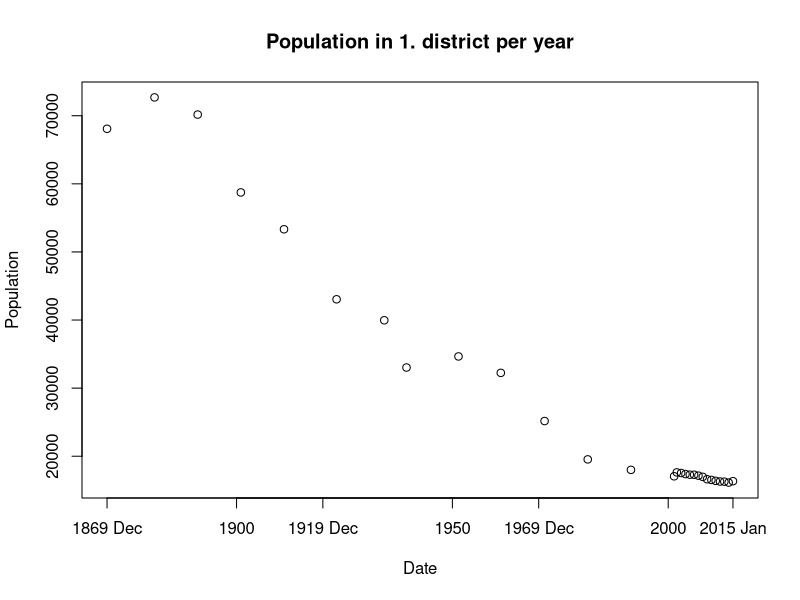
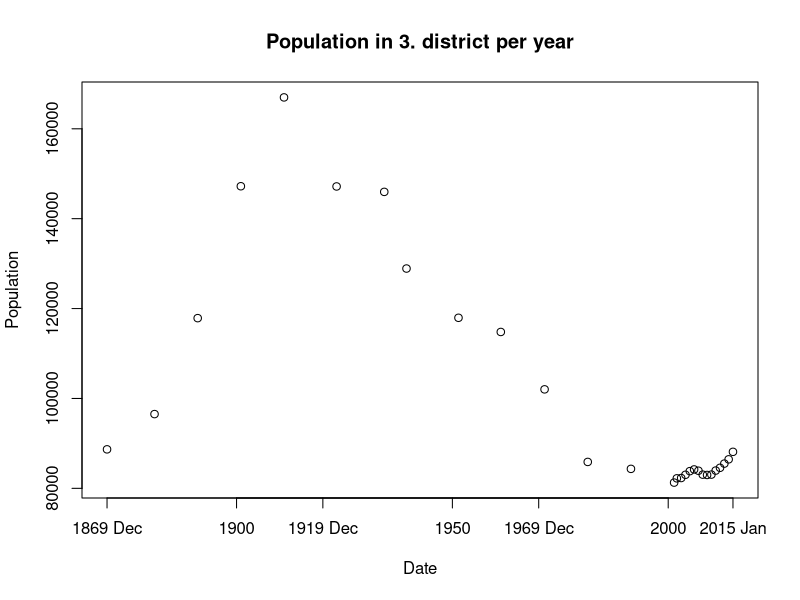
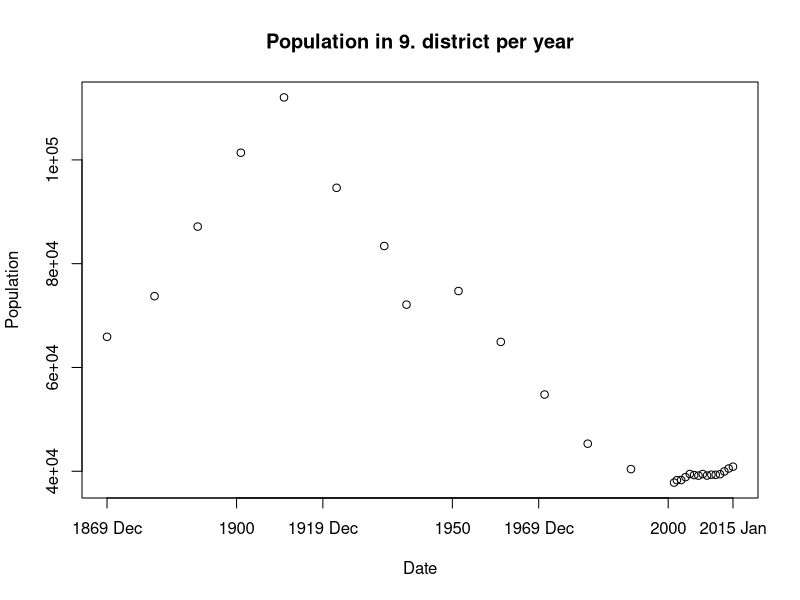
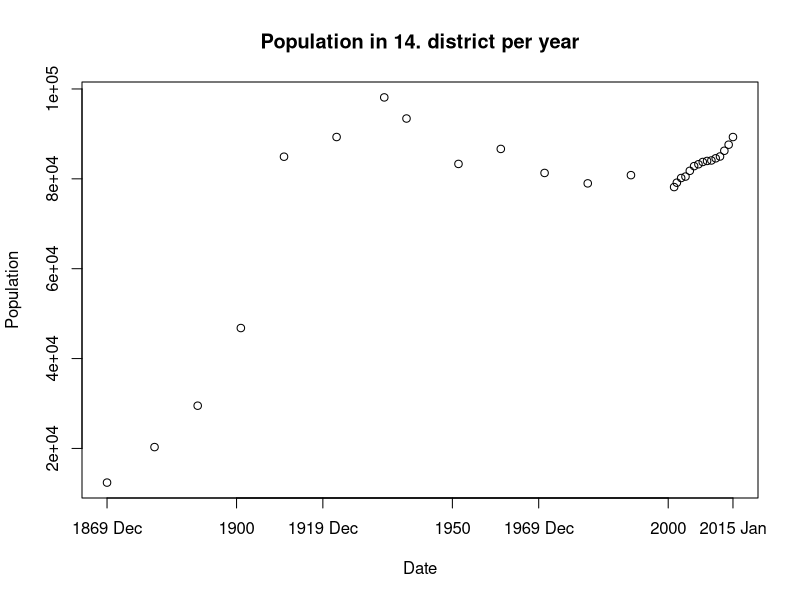
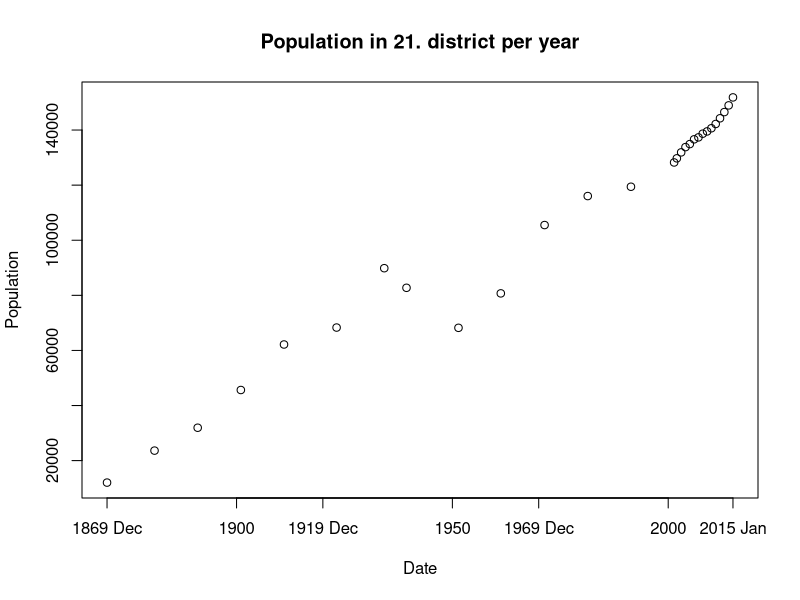
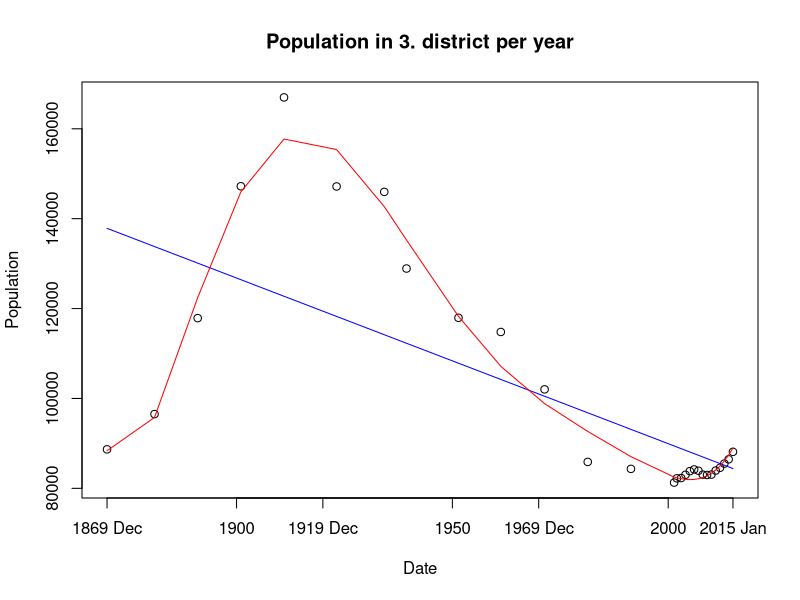
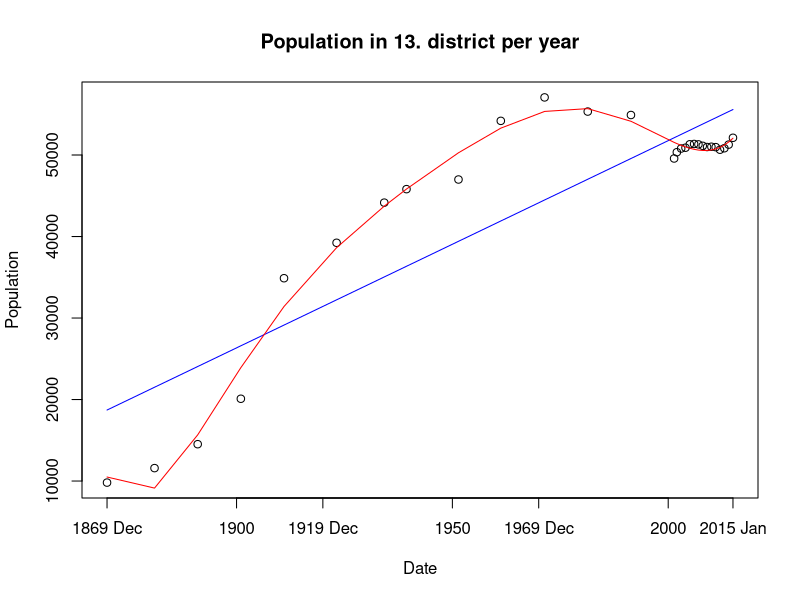
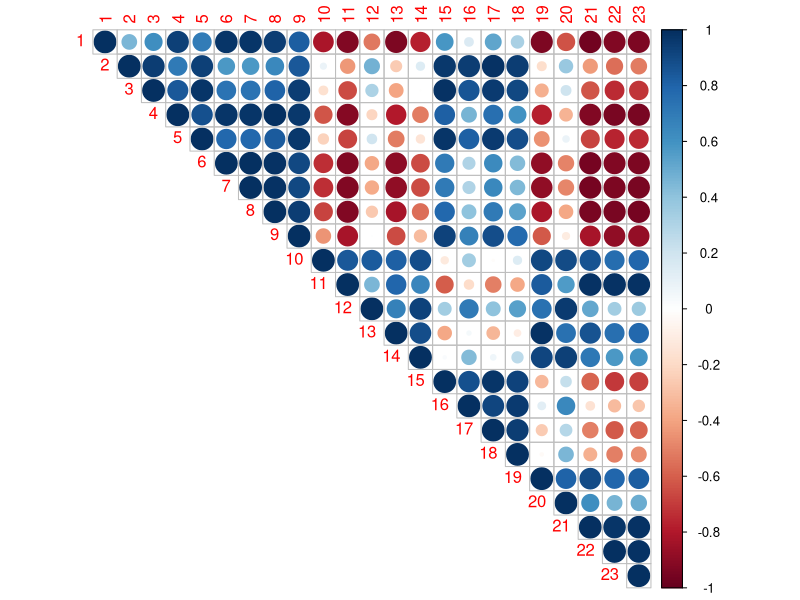

These figures' R source, in order:
## ---- chunk 1
data <- read.csv2("data/vie_101.csv", skip = 1)
## ---- chunk 2
summary(data)
## ---- chunk 3
data <- data[,!(names(data) %in% c("NUTS1", "NUTS2", "NUTS3", "SUB_DISTRICT_CODE"))]
## ---- chunk 4
data$REF_DATE <- as.character(data$REF_DATE)
data$REF_DATE <- as.Date(data$REF_DATE, format = "%Y%m%d")
## ---- chunk 5
data$DISTRICT_CODE <- as.factor((data$DISTRICT_CODE - 90000) / 100)
## ---- chunk 6
summary(data)
## ---- chunk 7
missings <- data[data$POP_MEN == "." | data$POP_WOMEN == ".",]
unique(missings$REF_DATE)
## ---- chunk 8
dates <- sapply(1:23, function (d) { unique(data[data$DISTRICT_CODE == d,]$REF_DATE) })
if (all(dates == dates[,1])) {
  cat("Zeitpunkte stimmen überein")
}
## ---- chunk 9
plot.pop <- function(district) {
  data <- data[data$DISTRICT_CODE == district,]
  title <- paste("Population in ", district, ". district per year", sep = "")
  plot(POP_TOTAL ~ REF_DATE, data, main = title, xlab = "Date", ylab = "Population")
  axis.Date(1, at = c(seq(min(data$REF_DATE), max(data$REF_DATE), by = "50 years"), max(data$REF_DATE)))
}

plot.pop(1)
## ---- chunk 10
sapply(c(3,9,14,21), plot.pop)
## ---- chunk 11
model <- lm(POP_TOTAL ~ DISTRICT_CODE + REF_DATE, data)
summary(model)
## ---- chunk 12
trend.pop <- function(district) {
  model.lin <- lm(POP_TOTAL ~ REF_DATE, data[data$DISTRICT_CODE == district,])
  pred.lin <- predict(model.lin)
  model <- lm(POP_TOTAL ~ poly(REF_DATE, 6), data[data$DISTRICT_CODE == district,])
  pred <- predict(model)
  plot.pop(district)
  lines(data[data$DISTRICT_CODE == district,]$REF_DATE, pred.lin, col = "blue")
  lines(data[data$DISTRICT_CODE == district,]$REF_DATE, pred, col = "red")
}

trend.pop(3)
## ---- chunk 13
trend.pop(13)
## ---- chunk 14
library(corrplot)
corr <- function (n, m) {
  cor(data[data$DISTRICT_CODE == n,]$POP_TOTAL, data[data$DISTRICT_CODE == m,]$POP_TOTAL)
}
corrs <- sapply(1:23, function (n) { sapply(1:23, function (m) { corr(n, m) }) })
corrplot(corrs, type = "upper")
